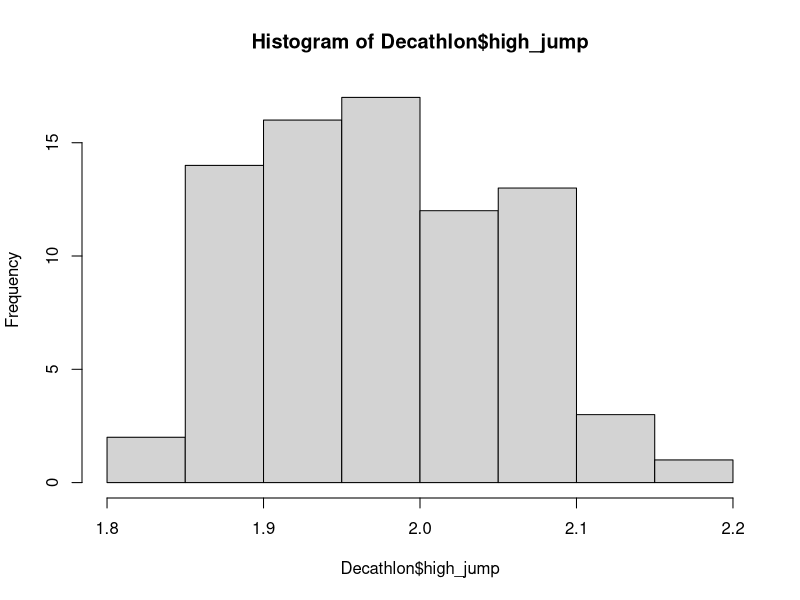
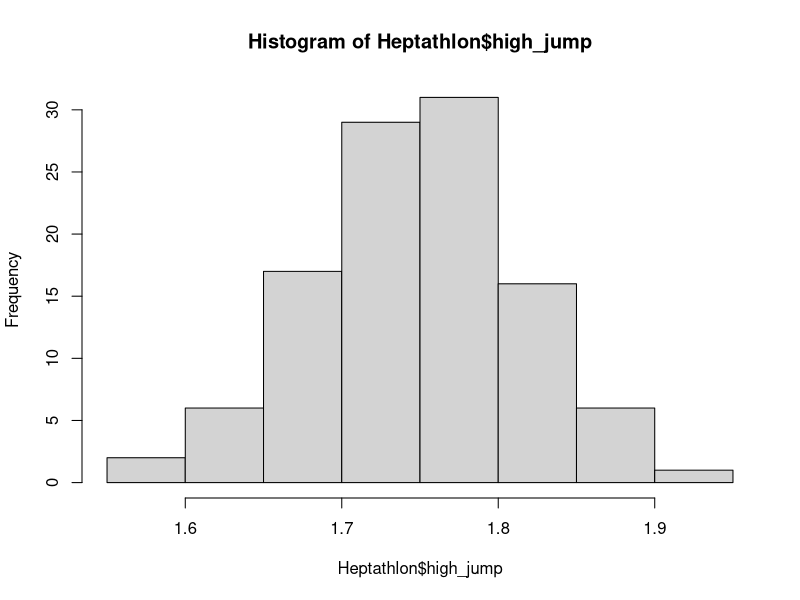

These charts were generated, in order, by the following R code:
df <- read.csv("A2_data.csv")
Decathlon <- subset(df, sport == "Decathlon")
Heptathlon <- subset(df, sport == "Heptathlon")

 ### Research Q1: Is there a difference in high_jump performance between athletes in the different sports (Decathlon and Heptathlon)? ###

hist(Decathlon$high_jump)
hist(Heptathlon$high_jump)

### We assume that the samples are independent due to the nature of highjump being an individual event ###
### Observing the histograms of both subsets we see the dist is approx normal with no major outliers ###


### If we assume there to be no difference then our h0 for this question is xbar1=xbar2 ###
## Our hA there for is xbar1!=xbar2 